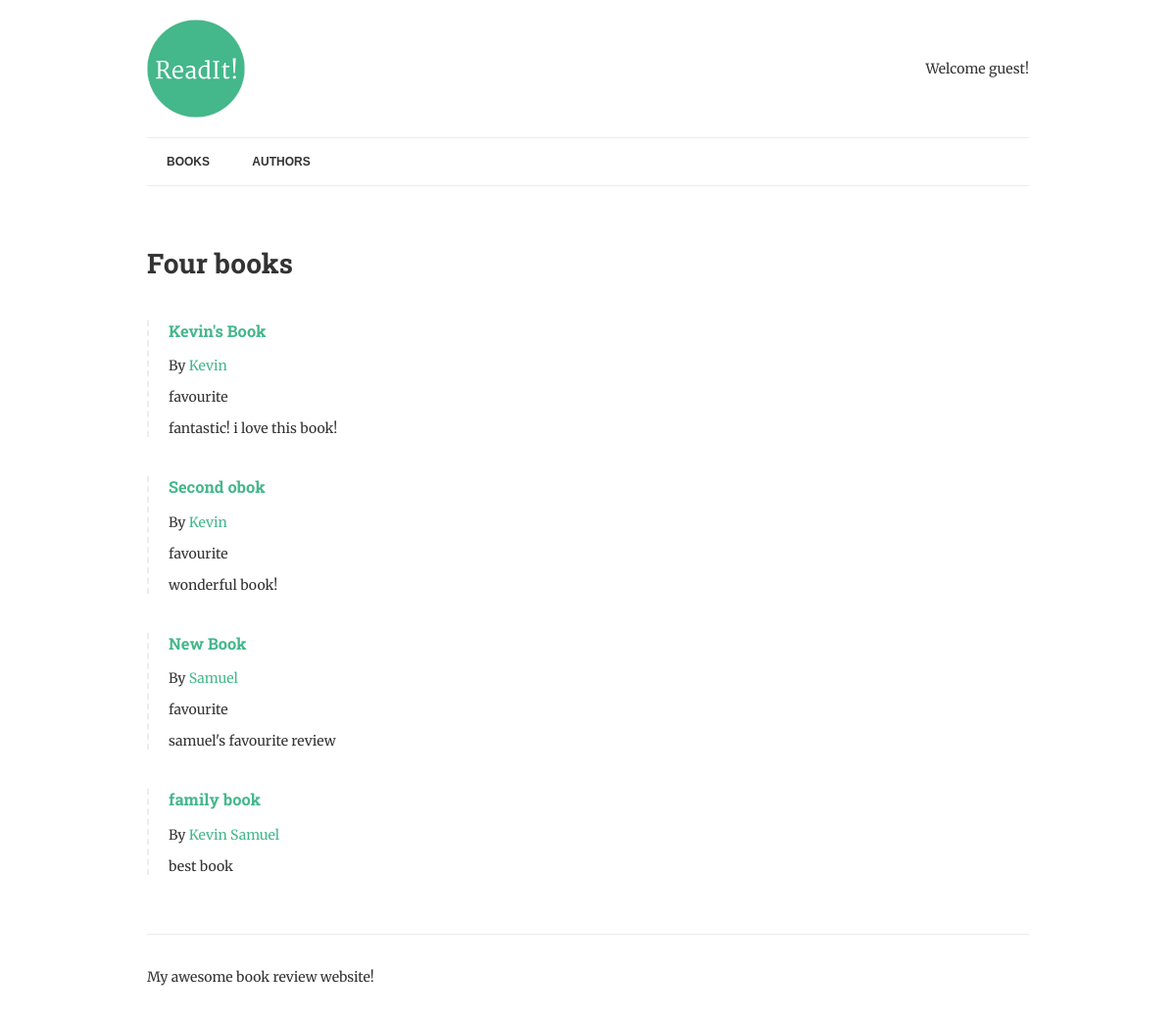
The page / on the database its author committed.
### books/models.py (models this page shows, shortened)
class Book(models.Model):
	title = models.CharField(max_length=150)
	authors = models.ManyToManyField("Author", related_name="books")
	review = models.TextField(blank=True, null=True)
	date_reviewed = models.DateTimeField(blank=True, null=True)
	is_favourite = models.BooleanField(default=False, verbose_name="Favourite?")

class Author(models.Model):
	name = models.CharField(max_length=70, help_text="Use pen name, not real name", unique=True)

### books/views.py (the view)
# urls.py: url(r'^$', list_books, name='books'),
def list_books(request):
	books = Book.objects.exclude(date_reviewed__isnull=True).prefetch_related('authors')
	context = {
		'books': books,
	}
	return render(request, "list.html", context)

### books/templates/list.html
{% extends "base.html" %}
{% load humanize %}
{% block content %}
			<h1>{{books.count|apnumber | title }} book{{books.count|pluralize}}</h1>
			{%  for book in books %}
				{% include "book-detail.html" %}
				{% endfor %}
{% endblock content %}

### books/templates/book-detail.html
<div class="book">
	<h3><a href="{% url 'book-detail' book.pk %}">{{book.title}}</a></h3>
	<p>By {% for author in book.authors.all  %}
		<a href="{% url 'author-detail' author.pk %}">{{ author.name }}</a>
	{% endfor %}</p>
	{% if book.is_favourite %}
		<p class="highlight">favourite</p>
	{% endif %}
	<p>{{book.review|linebreaks}}</p>
</div>

### readit/static/css/style.css (style rules this page uses)
.book { border-left: 2px dashed #ececec; padding-left: 20px; margin: 40px 0; }
body { font-family: 'Merriweather', serif; color: #333; font-size: 14px; }
h1, h2, h3, h4, h5, h6 { font-family: 'Roboto Slab', serif; }
a { color: #44B78B; text-decoration: none; }

### rows shown on the page
Book: title "Kevin's Book", is_favourite "favourite", review "fantastic! i love this book!"
Author: name "Kevin"
Book: title "Second obok", is_favourite "favourite", review "wonderful book!"
Book: title "New Book", is_favourite "favourite", review "samuel's favourite review"
Author: name "Samuel"
Book: title "family book", review "best book"

### other values the page prints
{{ books.count|apnumber | title }} "Four"
